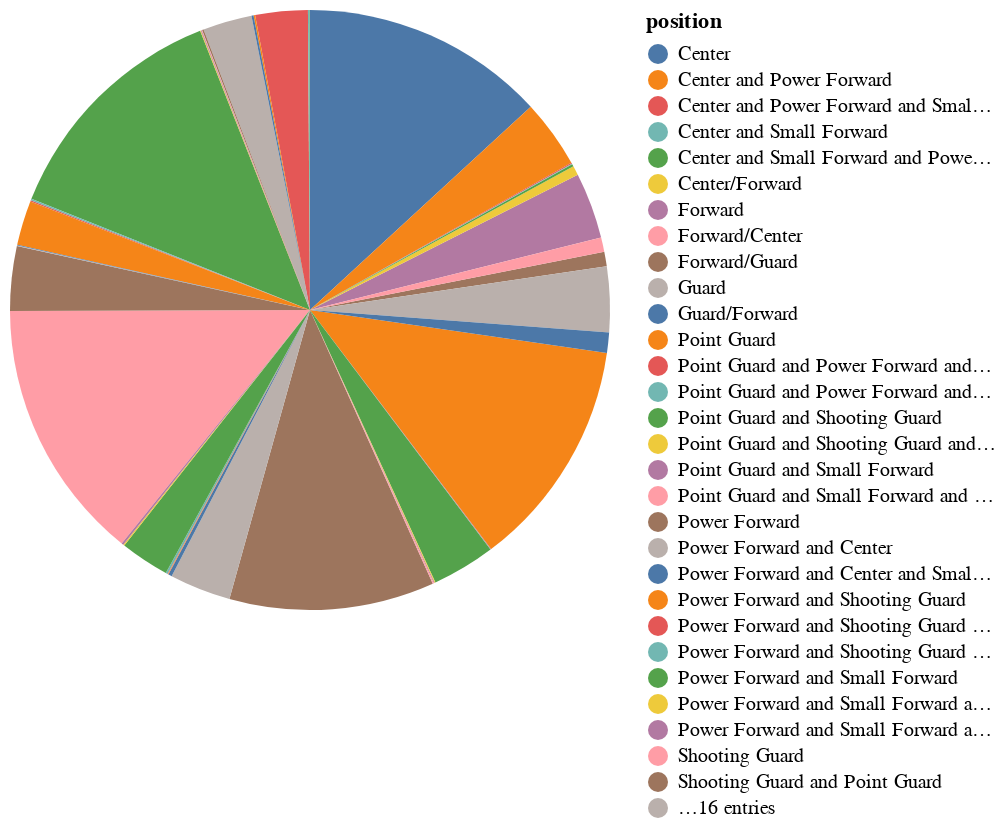

Notebook code cell kept with this figure:
### Code cell
sevi.speech2vis('./speech/13.wav')

### Figure 1 — Vega-Lite specification as saved in the notebook (floating-point values rounded to 4 significant figures; data arrays with more than 128 entries replaced by an {"elided": "..."} marker saying what was removed)
{"$schema": "https://vega.github.io/schema/vega-lite/v4.json", "data": {"values": {"elided": "4574 records"}}, "description": "각 포지션별 개수를 보여주는 막대 차트", "encoding": {"color": {"field": "position", "type": "nominal"}, "theta": {"aggregate": "count", "field": "position", "type": "quantitative"}}, "mark": "arc"}
